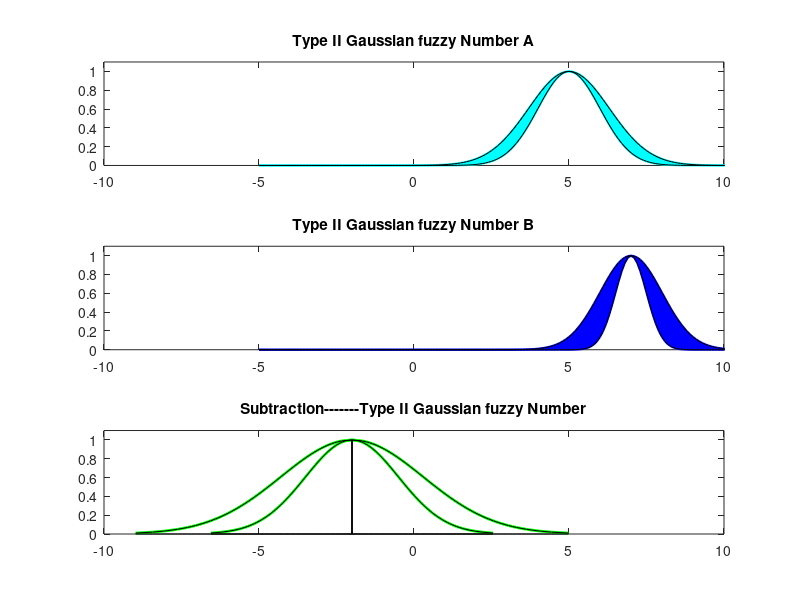

This figure's MATLAB source:
clear
clc
%  Shahab Sotudian--94125091
% Type II Gaussian  Number Operations
% Type II Gaussian  Number A
sigma1L=1;
mean1L=5;

sigma1U=1.3;
mean1U=5;

% Type II Gaussian  Number B
sigma2U=1;
mean2U=7;

sigma2L=0.5;
mean2L=7;

alfa=0;
y=[];
l = -5:0.1:15;

% alfa cut
AU=[(mean1U-sigma1U*sqrt((-2)*log(alfa))),(mean1U+sigma1U*sqrt((-2)*log(alfa)))];
BU=[(mean2U-sigma2U*sqrt((-2)*log(alfa))),(mean2U+sigma2U*sqrt((-2)*log(alfa)))];

AL=[(mean1L-sigma1L*sqrt((-2)*log(alfa))),(mean1L+sigma1L*sqrt((-2)*log(alfa)))];
BL=[(mean2L-sigma2L*sqrt((-2)*log(alfa))),(mean2L+sigma2L*sqrt((-2)*log(alfa)))];

% Subtraction
for i=1:1:101
    alfa=(i-1)/100;
   y(i)=alfa;
s1U(i)=(mean1U-sigma1U*sqrt((-2)*log(alfa)))-(mean2U+sigma2U*sqrt((-2)*log(alfa)));
s2U(i)=(mean1U+sigma1U*sqrt((-2)*log(alfa)))-(mean2U-sigma2U*sqrt((-2)*log(alfa)));

s1L(i)=(mean1L-sigma1L*sqrt((-2)*log(alfa)))-(mean2L+sigma2L*sqrt((-2)*log(alfa)));
s2L(i)=(mean1L+sigma1L*sqrt((-2)*log(alfa)))-(mean2L-sigma2L*sqrt((-2)*log(alfa)));
end



 
  subplot(311)
h1=gaussmf(l,[1 5]);
plot(l,h1,'c','linewidth',1.5)
hold on
h2=gaussmf(l,[1.3 5]);
plot(l,h2,'c','linewidth',1.5)
title('Type II Gaussian fuzzy Number A')
axis([-10,10,0,1.1])
X=[l,fliplr(l)];                
Y=[h2,fliplr(h1)];             
fill(X,Y,'c');  
       subplot(312)
h3=gaussmf(l,[1 7]);
plot(l,h3,'b','linewidth',1.5)
hold on
h4=gaussmf(l,[0.5 7]);
plot(l,h4,'b','linewidth',1.5)
title('Type II Gaussian fuzzy Number B')
axis([-10,10,0,1.1])
X=[l,fliplr(l)];                
Y=[h4,fliplr(h3)];             
fill(X,Y,'b');

      subplot(313)
plot(s1L,y,'g','linewidth',2)
hold on
plot(s2L,y,'g','linewidth',2)
hold on
plot(s1U,y,'g','linewidth',2)
hold on
plot(s2U,y,'g','linewidth',2)
axis([-10,10,0,1.1])
hold on

H1=area(s1U,y);
set(H1,'FaceColor','g');
H1=area(s1L,y);
set(H1,'FaceColor','w');
H2=area(s2U,y);
set(H2,'FaceColor','g');
H2=area(s2L,y);
set(H2,'FaceColor','w');

title('Subtraction-------Type II Gaussian fuzzy Number')
